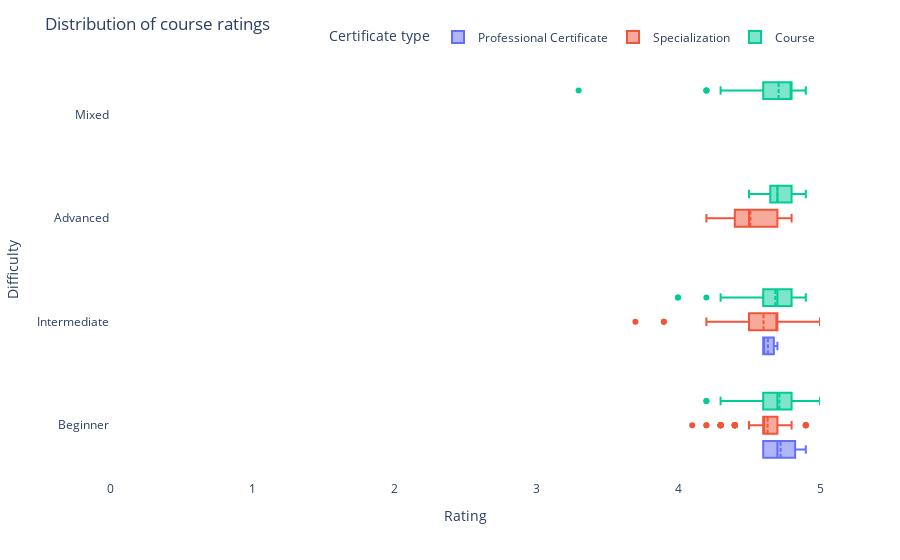

The notebook cell saved with this chart:
### Markdown cell above
Can see that certain courses have really high enrolment numbers. To verify this is correct, I looked up their current status on Coursera. For example, ["The Science Of Well-Being"](https://www.coursera.org/learn/the-science-of-well-being#modules) mixed difficulty course has now above 4 million enrollments even. Thus, keeping it and cleanliness of the data so far these values seem to be correct. I will keep them fpr further analysis.

##### Ratings

### Code cell
fig = px.box(df, y = "course_difficulty", x="course_rating", color = "course_Certificate_type", custom_data=["course_title", "course_students_enrolled", "course_organization"])
fig.update_layout(
    title = "Distribution of course ratings",
    xaxis=dict(
        title="Rating",
        range=[0, 5] 
    ),
    yaxis_title = "Difficulty",
    legend_title = "Certificate type",
    plot_bgcolor= "white",
    hoverlabel=dict(
        bgcolor="white",
        bordercolor = "white",
        font=dict(
            color="#494a5e"
        )
    ),
    legend=dict(
    orientation="h",
    yanchor="bottom",
    y=1.02,
    xanchor="right",
    x=1
    )
)         
fig.update_traces(
    hovertemplate="Title: <b>%{customdata[0]}</b><br>" + 
                "Students Enrolled: %{customdata[1]:,.0f}<br>" +
                  "Organization: %{customdata[2]}<br>" +
                  "Rating: %{x}<br>",
    boxmean=True
)

fig.show()

### Figure 1 — Plotly figure (JSON) as saved in the notebook; plotly's stock layout.template omitted (floating-point values rounded to 4 significant figures; data arrays with more than 128 entries replaced by an {"elided": "..."} marker saying what was removed)
{"data": [{"alignmentgroup": "True", "boxmean": true, "customdata": [["Ibm Data Science", 480000, "Ibm"], ["Google It Support", 350000, "Google"], ["Cloud Engineering With Google Cloud", 310000, "Google Cloud"], ["Ibm Applied Ai", 220000, "Ibm"], ["Data Engineering With Google Cloud", 120000, "Google Cloud"], ["Google It Automation With Python", 93000, "Google"], ["Ibm Ai Engineering", 140000, "Ibm"], ["Arizona State University Tesol", 150000, "Arizona State University"], ["Uci Project Management", 44000, "University Of California, Irvine"], ["Sas Programmer", 370000, "Sas"], ["Soporte De Tecnologías De La Información De Google", 8800, "Crece Con Google"], ["Sas Visual Business Analytics", 2600, "Sas"]], "hovertemplate": "Title: <b>%{customdata[0]}</b><br>Students Enrolled: %{customdata[1]:,.0f}<br>Organization: %{customdata[2]}<br>Rating: %{x}<br>", "legendgroup": "Professional Certificate", "marker": {"color": "#636efa"}, "name": "Professional Certificate", "notched": false, "offsetgroup": "Professional Certificate", "orientation": "h", "showlegend": true, "type": "box", "x": [4.6, 4.8, 4.7, 4.6, 4.6, 4.7, 4.6, 4.9, 4.6, 4.8, 4.9, 4.6], "x0": " ", "xaxis": "x", "y": ["Beginner", "Beginner", "Intermediate", "Beginner", "Intermediate", "Beginner", "Intermediate", "Beginner", "Beginner", "Beginner", "Beginner", "Beginner"], "y0": " ", "yaxis": "y"}, {"alignmentgroup": "True", "boxmean": true, "customdata": {"elided": "297x3 mixed values"}, "hovertemplate": "Title: <b>%{customdata[0]}</b><br>Students Enrolled: %{customdata[1]:,.0f}<br>Organization: %{customdata[2]}<br>Rating: %{x}<br>", "legendgroup": "Specialization", "marker": {"color": "#EF553B"}, "name": "Specialization", "notched": false, "offsetgroup": "Specialization", "orientation": "h", "showlegend": true, "type": "box", "x": {"elided": "297 float values"}, "x0": " ", "xaxis": "x", "y": {"elided": "297 str values"}, "y0": " ", "yaxis": "y"}, {"alignmentgroup": "True", "boxmean": true, "customdata": {"elided": "582x3 mixed values"}, "hovertemplate": "Title: <b>%{customdata[0]}</b><br>Students Enrolled: %{customdata[1]:,.0f}<br>Organization: %{customdata[2]}<br>Rating: %{x}<br>", "legendgroup": "Course", "marker": {"color": "#00cc96"}, "name": "Course", "notched": false, "offsetgroup": "Course", "orientation": "h", "showlegend": true, "type": "box", "x": {"elided": "582 float values"}, "x0": " ", "xaxis": "x", "y": {"elided": "582 str values"}, "y0": " ", "yaxis": "y"}], "layout": {"boxmode": "group", "hoverlabel": {"bgcolor": "white", "bordercolor": "white", "font": {"color": "#494a5e"}}, "legend": {"orientation": "h", "title": {"text": "Certificate type"}, "tracegroupgap": 0, "x": 1, "xanchor": "right", "y": 1.02, "yanchor": "bottom"}, "margin": {"t": 60}, "plot_bgcolor": "white", "title": {"text": "Distribution of course ratings"}, "xaxis": {"anchor": "y", "domain": [0, 1], "range": [0, 5], "title": {"text": "Rating"}}, "yaxis": {"anchor": "x", "domain": [0, 1], "title": {"text": "Difficulty"}}}}
